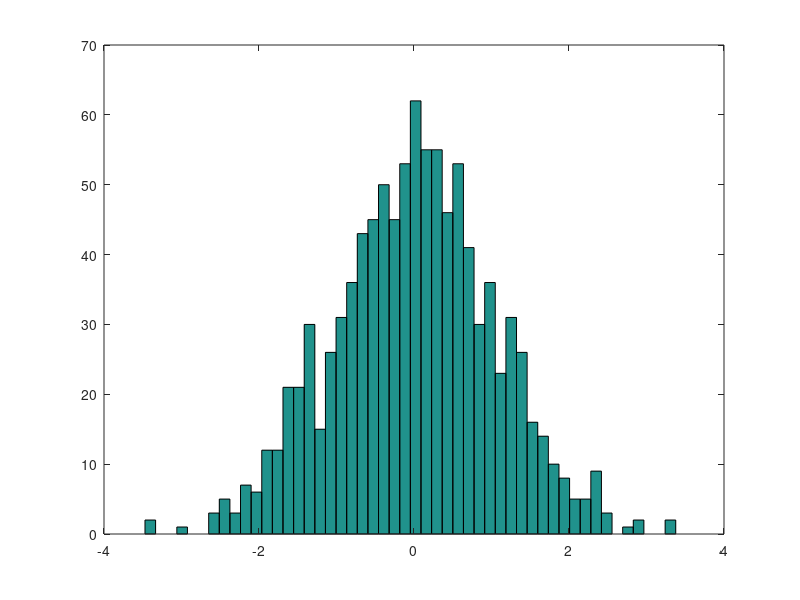

The MATLAB source for this figure: (Note: this script raises an error after producing the figure.)
n1 = randn(1000,1); % Gaussian noise with mean=0 and std=1
n2 = 5 + randn(1000,1); % Gaussian noise with mean=5 and std=1
n3 = 0.2 * randn(1000,1);% Gaussian noise with mean=0 and std=0.2

mean(n1)
std(n1)
var(n1)
hist(n1, 50)
[x,y] = brownianModel
plot(x,y)
figure
plot(x)
figure
plot(y)
%Task 3
[x,vx,y,vy] = cvModel
plot(x,y)
figure
plot(x)
figure
plot(y)
figure
plot(vx)
figure
plot(vy)